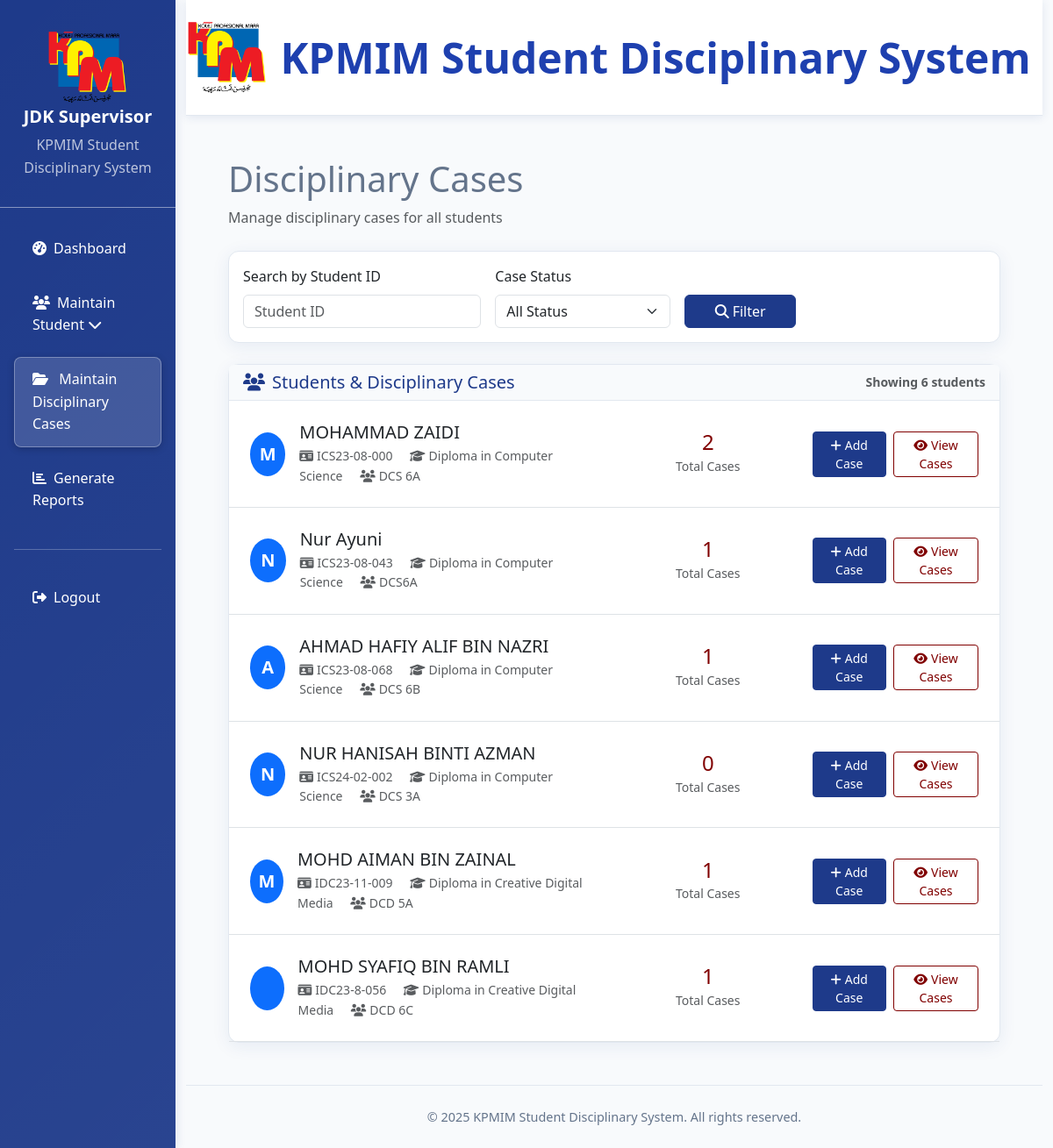
The page /disciplinary/cases/ (signed in) on the database its author committed.
### accounts/models.py (models this page shows, shortened)
class Student(models.Model):
    PROGRAM_CHOICES = [
        ('DCS', 'Diploma in Computer Science'),
        ('DIA', 'Diploma in Accounting'),
        ('DEC', 'Diploma in English Communication'),
        ('DCD', 'Diploma in Creative Digital Media'),
    ]
    SEMESTER_CHOICES = [
        ('1', 'Semester 1'),
        ('2', 'Semester 2'),
        ('3', 'Semester 3'),
        ('4', 'Semester 4'),
        ('5', 'Semester 5'),
        ('6', 'Semester 6'),
    ]
    student_id = models.CharField(max_length=20, unique=True, verbose_name="Student ID")
    name = models.CharField(max_length=100, verbose_name="Student Name")
    ic_number = models.CharField(max_length=20, unique=True, verbose_name="IC Number")
    class_name = models.CharField(max_length=50, verbose_name="Class")
    semester = models.CharField(max_length=1, choices=SEMESTER_CHOICES, verbose_name="Semester")
    address = models.TextField(verbose_name="Address")
    phone_number = models.CharField(max_length=15, verbose_name="Phone Number")
    program = models.CharField(max_length=3, choices=PROGRAM_CHOICES, verbose_name="Program")
    academic_advisor = models.CharField(max_length=100, verbose_name="Academic Advisor Name")
    class Meta:
        ordering = ['student_id']
        verbose_name = "Student"
        verbose_name_plural = "Students"

### accounts/views.py (the view)
# urls.py: path('disciplinary/cases/', views.disciplinary_cases_view, name='disciplinary_cases'),
def disciplinary_cases_view(request):
    if not request.user.is_authenticated or not request.user.is_staff:
        return redirect('admin_login')
    students = Student.objects.prefetch_related('disciplinary_cases').all()
    search = request.GET.get('search')
    if search:
        students = students.filter(
            Q(student_id__icontains=search)
        )
    case_status = request.GET.get('case_status')
    if case_status:
        students = students.filter(disciplinary_cases__status=case_status).distinct()
    case_type = request.GET.get('case_type')
    if case_type:
        students = students.filter(disciplinary_cases__case_type=case_type).distinct()
    context = {
        'students': students,
    }
    return render(request, 'disciplinary_case.html', context)

### templates/disciplinary_case.html (shortened to what this page needs)
{% extends 'base.html' %}
{% block content %}
<div class="container-fluid p-4">
    <div class="d-flex justify-content-between align-items-center mb-4">
        <div>
            <h1></i>Disciplinary Cases</h1>
            <p class="text-muted mb-0">Manage disciplinary cases for all students</p>
        </div>
    </div>
    <div class="card dashboard-card mb-4">
        <div class="card-body">
            <form method="get" class="row g-3 align-items-end">
                <div class="col-md-4">
                    <label for="search" class="form-label">Search by Student ID</label>
                    <input type="text" class="form-control" id="search" name="search" placeholder="Student ID" value="{{ request.GET.search }}">
                </div>
                <div class="col-md-3">
                    <label for="case_status" class="form-label">Case Status</label>
                    <select class="form-select" id="case_status" name="case_status">
                        <option value="">All Status</option>
                    </select>
                </div>
                <div class="col-md-2">
                    <button type="submit" class="btn btn-primary me-2 w-100">
                        <i class="fas fa-search me-1"></i>Filter
                    </button>
                </div>
            </form>
        </div>
    </div>
    <div class="card dashboard-card">
        <div class="card-header d-flex justify-content-between align-items-center">
            <h5 class="mb-0"><i class="fas fa-users me-2"></i>Students & Disciplinary Cases</h5>
            <small class="text-muted">Showing {{ students.count }} students</small>
        </div>
        <div class="card-body p-0">
            {% if students %}
                {% for student in students %}
                <div class="border-bottom">
                    <div class="p-4">
                        <div class="row align-items-center">
                            <div class="col-md-6">
                                <div class="d-flex align-items-center">
                                    <div class="avatar bg-primary rounded-circle me-3" style="width: 50px; height: 50px; display: flex; align-items: center; justify-content: center;">
                                        <span class="text-white fw-bold fs-5">{{ student.name|first|upper }}</span>
                                    </div>
                                    <div>
                                        <h5 class="mb-1 text-dark">{{ student.name }}</h5>
                                        <div class="text-muted small">
                                            <span class="me-3"><i class="fas fa-id-card me-1"></i>{{ student.student_id }}</span>
                                            <span class="me-3"><i class="fas fa-graduation-cap me-1"></i>{{ student.get_program_display }}</span>
                                            <span><i class="fas fa-users me-1"></i>{{ student.class_name }}</span>
                                        </div>
                                    </div>
                                </div>
                            </div>
                            <div class="col-md-3">
                                <div class="text-center">
                                    {% with student.disciplinary_cases.count as case_count %}
                                        <h4 class="mb-0" style="color: #800000;">{{ case_count }}</h4>
                                        <small class="text-muted">Total Cases</small>
                                    {% endwith %}
                                </div>
                            </div>
                            <div class="col-md-3">
                                <div class="d-flex gap-2 justify-content-end">
                                    <button class="btn btn-primary btn-sm" onclick="addCase({{ student.id }}, '{{ student.name }}')">
                                        <i class="fas fa-plus me-1"></i>Add Case
                                    </button>
                                    <button class="btn btn-sm" style="border: 1px solid #800000; color: #800000;" onclick="toggleCases({{ student.id }})">
                                        <i class="fas fa-eye me-1"></i>View Cases
                                    </button>
                                </div>
                            </div>
                        </div>
                    </div>
                </div>
                {% endfor %}
            {% else %}
                <div class="text-center py-5">
                    <i class="fas fa-user-graduate fa-3x text-muted mb-3"></i>
                    <h5 class="text-muted">No Students Found</h5>
                    <p class="text-muted">No students match your search criteria.</p>
                </div>
            {% endif %}
        </div>
    </div>
</div>
{% endblock %}

### templates/base.html (style rules this page uses)
:root { --primary-navy: #1e3a8a; --secondary-gray: #64748b; --accent-white: #ffffff; --light-gray: #f8fafc; --border-color: #e2e8f0; }
* { margin: 0; padding: 0; box-sizing: border-box; }
body { background-color: var(--light-gray); font-family: 'Segoe UI', Tahoma, Geneva, Verdana, sans-serif; color: var(--secondary-gray); line-height: 1.6; }
.dashboard-card { border: 1px solid var(--border-color); border-radius: 12px; box-shadow: 0 4px 20px rgba(30, 58, 138, 0.08); transition: all 0.3s ease; background: var(--accent-white); }
.card { border: 1px solid var(--border-color); border-radius: 12px; box-shadow: 0 4px 20px rgba(30, 58, 138, 0.08); background: var(--accent-white); }
.card-header { background: var(--light-gray); border-bottom: 1px solid var(--border-color); font-weight: 600; color: var(--primary-navy); }
.btn-primary { background-color: var(--primary-navy); border-color: var(--primary-navy); color: var(--accent-white); }

### rows shown on the page
Student: name|first "M", name "MOHAMMAD ZAIDI", student_id "ICS23-08-000", program "Diploma in Computer Science", class_name "DCS 6A", disciplinary_cases.count "2"
Student: name|first "N", name "Nur Ayuni", student_id "ICS23-08-043", program "Diploma in Computer Science", class_name "DCS6A", disciplinary_cases.count "1"
Student: name|first "A", name "AHMAD HAFIY ALIF BIN NAZRI", student_id "ICS23-08-068", program "Diploma in Computer Science", class_name "DCS 6B", disciplinary_cases.count "1"
Student: name|first "N", name "NUR HANISAH BINTI AZMAN", student_id "ICS24-02-002", program "Diploma in Computer Science", class_name "DCS 3A", disciplinary_cases.count "0"
Student: name|first "M", name "MOHD AIMAN BIN ZAINAL", student_id "IDC23-11-009", program "Diploma in Creative Digital Media", class_name "DCD 5A", disciplinary_cases.count "1"
Student: name "MOHD SYAFIQ BIN RAMLI", student_id "IDC23-8-056", program "Diploma in Creative Digital Media", class_name "DCD 6C", disciplinary_cases.count "1"

### other values the page prints
{{ students.count }} "6"
